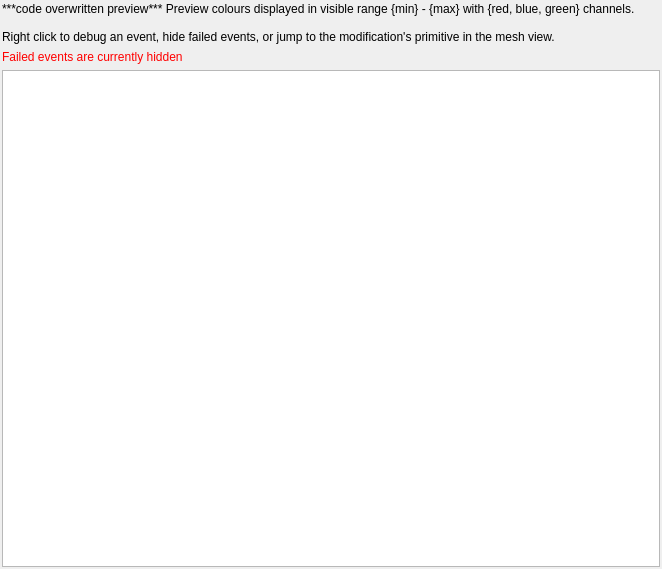
<?xml version="1.0" encoding="UTF-8"?>
<ui version="4.0">
 <class>PixelHistoryView</class>
 <widget class="QFrame" name="PixelHistoryView">
  <property name="geometry">
   <rect>
    <x>0</x>
    <y>0</y>
    <width>662</width>
    <height>569</height>
   </rect>
  </property>
  <property name="windowTitle">
   <string>Pixel History</string>
  </property>
  <layout class="QVBoxLayout" name="verticalLayout">
   <property name="leftMargin">
    <number>2</number>
   </property>
   <property name="topMargin">
    <number>2</number>
   </property>
   <property name="rightMargin">
    <number>2</number>
   </property>
   <property name="bottomMargin">
    <number>2</number>
   </property>
   <item>
    <widget class="QLabel" name="label">
     <property name="text">
      <string>***code overwritten preview*** Preview colours displayed in visible range {min} - {max} with {red, blue, green} channels.

Right click to debug an event, hide failed events, or jump to the modification's primitive in the mesh view.</string>
     </property>
     <property name="wordWrap">
      <bool>true</bool>
     </property>
    </widget>
   </item>
   <item>
    <widget class="QLabel" name="eventsHidden">
     <property name="styleSheet">
      <string notr="true">color: #f00;</string>
     </property>
     <property name="text">
      <string>Failed events are currently hidden</string>
     </property>
    </widget>
   </item>
   <item>
    <widget class="RDTreeView" name="events">
     <property name="contextMenuPolicy">
      <enum>Qt::PreventContextMenu</enum>
     </property>
     <attribute name="headerMinimumSectionSize">
      <number>16</number>
     </attribute>
     <attribute name="headerStretchLastSection">
      <bool>false</bool>
     </attribute>
    </widget>
   </item>
  </layout>
 </widget>
 <customwidgets>
  <customwidget>
   <class>RDTreeView</class>
   <extends>QTreeView</extends>
   <header>Widgets/Extended/RDTreeView.h</header>
  </customwidget>
 </customwidgets>
 <resources/>
 <connections/>
</ui>
